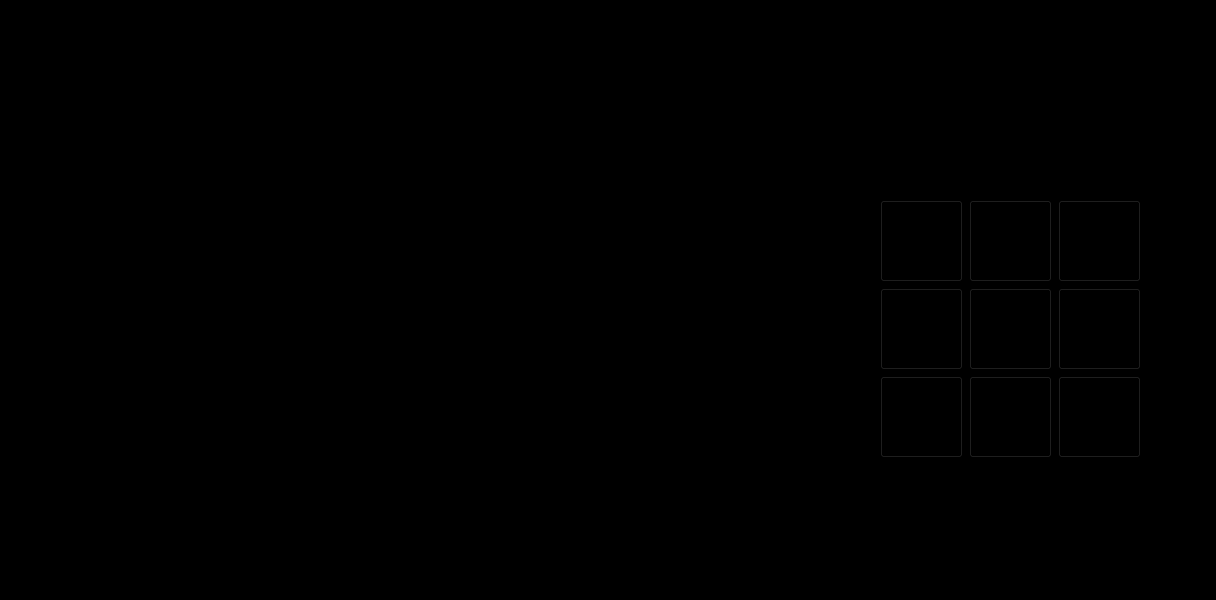
<?xml version="1.0" encoding="UTF-8"?>
<ui version="4.0">
 <class>MainWindow</class>
 <widget class="QMainWindow" name="MainWindow">
  <property name="geometry">
   <rect>
    <x>0</x>
    <y>0</y>
    <width>1216</width>
    <height>600</height>
   </rect>
  </property>
  <property name="windowTitle">
   <string>MainWindow</string>
  </property>
  <property name="styleSheet">
   <string notr="true">background-color: rgb(0, 0, 0);</string>
  </property>
  <widget class="QWidget" name="centralwidget">
   <widget class="QWidget" name="gridLayoutWidget">
    <property name="geometry">
     <rect>
      <x>19</x>
      <y>39</y>
      <width>771</width>
      <height>501</height>
     </rect>
    </property>
    <layout class="QGridLayout" name="gridDungeon"/>
   </widget>
   <widget class="QWidget" name="gridLayoutWidget_2">
    <property name="geometry">
     <rect>
      <x>880</x>
      <y>200</y>
      <width>261</width>
      <height>260</height>
     </rect>
    </property>
    <layout class="QGridLayout" name="arrowButtons">
     <item row="1" column="1">
      <widget class="QPushButton" name="buttonS">
       <property name="minimumSize">
        <size>
         <width>82</width>
         <height>82</height>
        </size>
       </property>
       <property name="styleSheet">
        <string notr="true">border-image: url(:/Textures/Texturen-Paket/arrow_skip.png);</string>
       </property>
       <property name="text">
        <string/>
       </property>
       <property name="shortcut">
        <string>5</string>
       </property>
      </widget>
     </item>
     <item row="0" column="0">
      <widget class="QPushButton" name="buttonUL">
       <property name="minimumSize">
        <size>
         <width>82</width>
         <height>82</height>
        </size>
       </property>
       <property name="tabletTracking">
        <bool>false</bool>
       </property>
       <property name="styleSheet">
        <string notr="true">border-image: url(:/Textures/Texturen-Paket/arrow_up_left.png);</string>
       </property>
       <property name="text">
        <string/>
       </property>
       <property name="shortcut">
        <string>7</string>
       </property>
      </widget>
     </item>
     <item row="2" column="0">
      <widget class="QPushButton" name="buttonDL">
       <property name="minimumSize">
        <size>
         <width>82</width>
         <height>82</height>
        </size>
       </property>
       <property name="styleSheet">
        <string notr="true">border-image: url(:/Textures/Texturen-Paket/arrow_down_left.png);</string>
       </property>
       <property name="text">
        <string/>
       </property>
       <property name="shortcut">
        <string>1</string>
       </property>
      </widget>
     </item>
     <item row="1" column="0">
      <widget class="QPushButton" name="buttonL">
       <property name="minimumSize">
        <size>
         <width>82</width>
         <height>82</height>
        </size>
       </property>
       <property name="styleSheet">
        <string notr="true">border-image: url(:/Textures/Texturen-Paket/arrow_left.png);</string>
       </property>
       <property name="text">
        <string/>
       </property>
       <property name="shortcut">
        <string>4</string>
       </property>
      </widget>
     </item>
     <item row="1" column="2">
      <widget class="QPushButton" name="buttonR">
       <property name="minimumSize">
        <size>
         <width>82</width>
         <height>82</height>
        </size>
       </property>
       <property name="styleSheet">
        <string notr="true">border-image: url(:/Textures/Texturen-Paket/arrow_right.png);</string>
       </property>
       <property name="text">
        <string/>
       </property>
       <property name="shortcut">
        <string>6</string>
       </property>
      </widget>
     </item>
     <item row="0" column="1">
      <widget class="QPushButton" name="buttonU">
       <property name="minimumSize">
        <size>
         <width>82</width>
         <height>82</height>
        </size>
       </property>
       <property name="styleSheet">
        <string notr="true">border-image: url(:/Textures/Texturen-Paket/arrow_up.png);</string>
       </property>
       <property name="text">
        <string/>
       </property>
       <property name="shortcut">
        <string>8</string>
       </property>
      </widget>
     </item>
     <item row="0" column="2">
      <widget class="QPushButton" name="buttonUR">
       <property name="minimumSize">
        <size>
         <width>82</width>
         <height>82</height>
        </size>
       </property>
       <property name="styleSheet">
        <string notr="true">border-image: url(:/Textures/Texturen-Paket/arrow_up_right.png);</string>
       </property>
       <property name="text">
        <string/>
       </property>
       <property name="shortcut">
        <string>9</string>
       </property>
      </widget>
     </item>
     <item row="2" column="1">
      <widget class="QPushButton" name="buttonD">
       <property name="minimumSize">
        <size>
         <width>82</width>
         <height>82</height>
        </size>
       </property>
       <property name="styleSheet">
        <string notr="true">border-image: url(:/Textures/Texturen-Paket/arrow_down.png);</string>
       </property>
       <property name="text">
        <string/>
       </property>
       <property name="shortcut">
        <string>2</string>
       </property>
      </widget>
     </item>
     <item row="2" column="2">
      <widget class="QPushButton" name="buttonDR">
       <property name="minimumSize">
        <size>
         <width>82</width>
         <height>82</height>
        </size>
       </property>
       <property name="styleSheet">
        <string notr="true">border-image: url(:/Textures/Texturen-Paket/arrow_down_right.png);</string>
       </property>
       <property name="text">
        <string/>
       </property>
       <property name="shortcut">
        <string>3</string>
       </property>
      </widget>
     </item>
    </layout>
   </widget>
  </widget>
  <widget class="QMenuBar" name="menubar">
   <property name="geometry">
    <rect>
     <x>0</x>
     <y>0</y>
     <width>1216</width>
     <height>21</height>
    </rect>
   </property>
  </widget>
  <widget class="QStatusBar" name="statusbar"/>
 </widget>
 <resources/>
 <connections/>
</ui>
